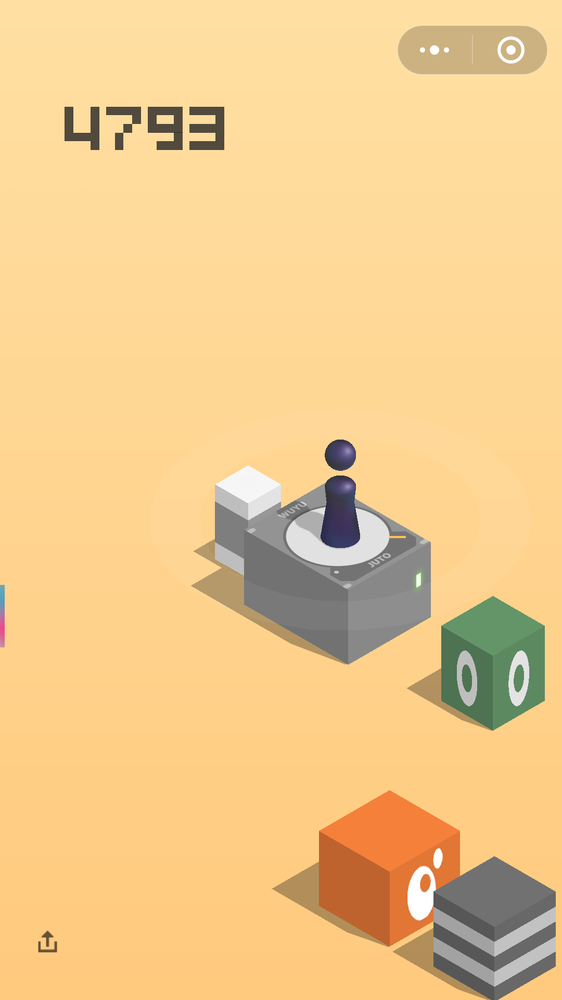
#> input picture P1080X1920/test/img/wx_jump_screen_551.png, 562 x 1000 px, shrunk from 1080 x 1920 before the run
$ python cv_learn.py
#> lines starting #> are read from the running program, lines starting #| are printed output that depends on the picture
import cv2
import numpy as np


img_bg = cv2.imread("./img/wx_jump_screen_551.png", 0)
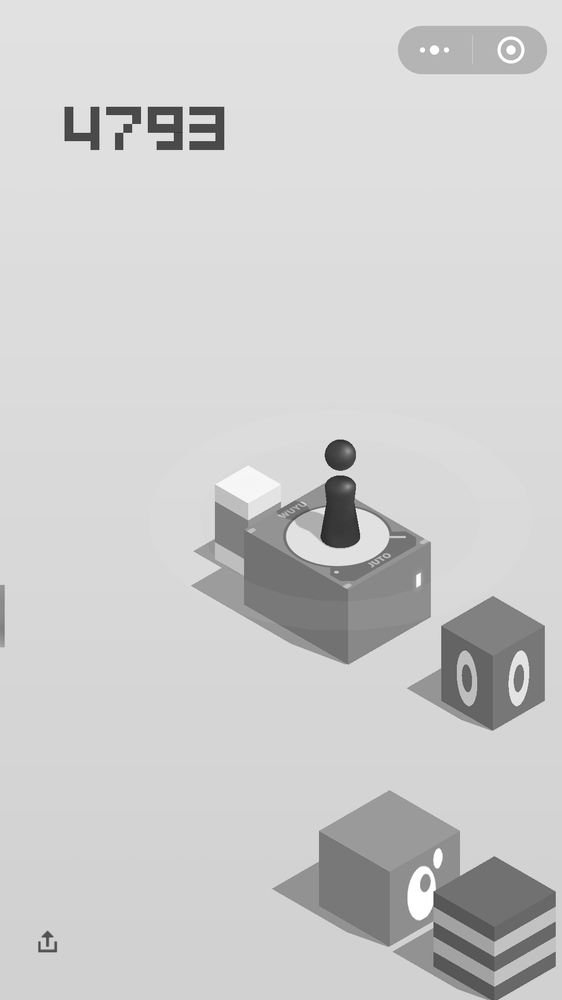
#> img_bg: shape (1000, 562); min 31, max 255, mean 205.3
img_target = cv2.imread("./res/target.jpg", 0)
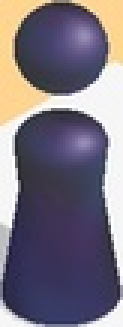
#> input picture P1080X1920/test/res/target.jpg, 41 x 109 px, shrunk from 78 x 210 before the run (shown 3 times larger)
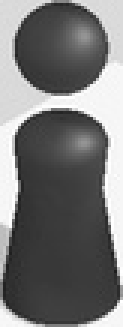
#> img_target: shape (109, 41) (shown 3 times larger); min 29, max 255, mean 117.8

img = cv2.GaussianBlur(img_bg, (5, 5), 0)
canny = cv2.Canny(img, 1, 20)
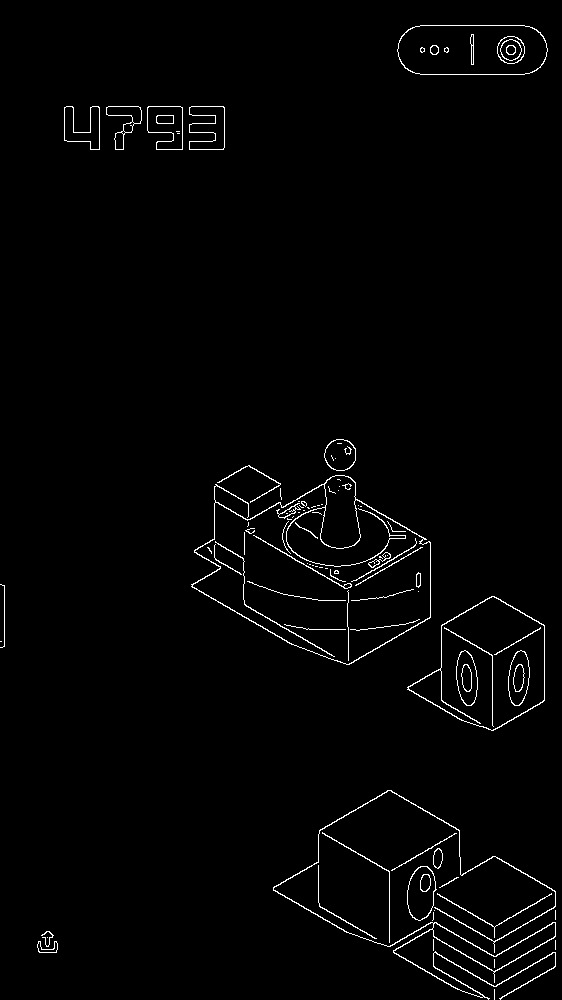
#> canny: shape (1000, 562); 1.6% white in thin lines or dots
# [13 lines of commented-out code are left out]
cv2.imwrite('./img/contours3.jpg', canny)

# [4 lines of commented-out code are left out]
